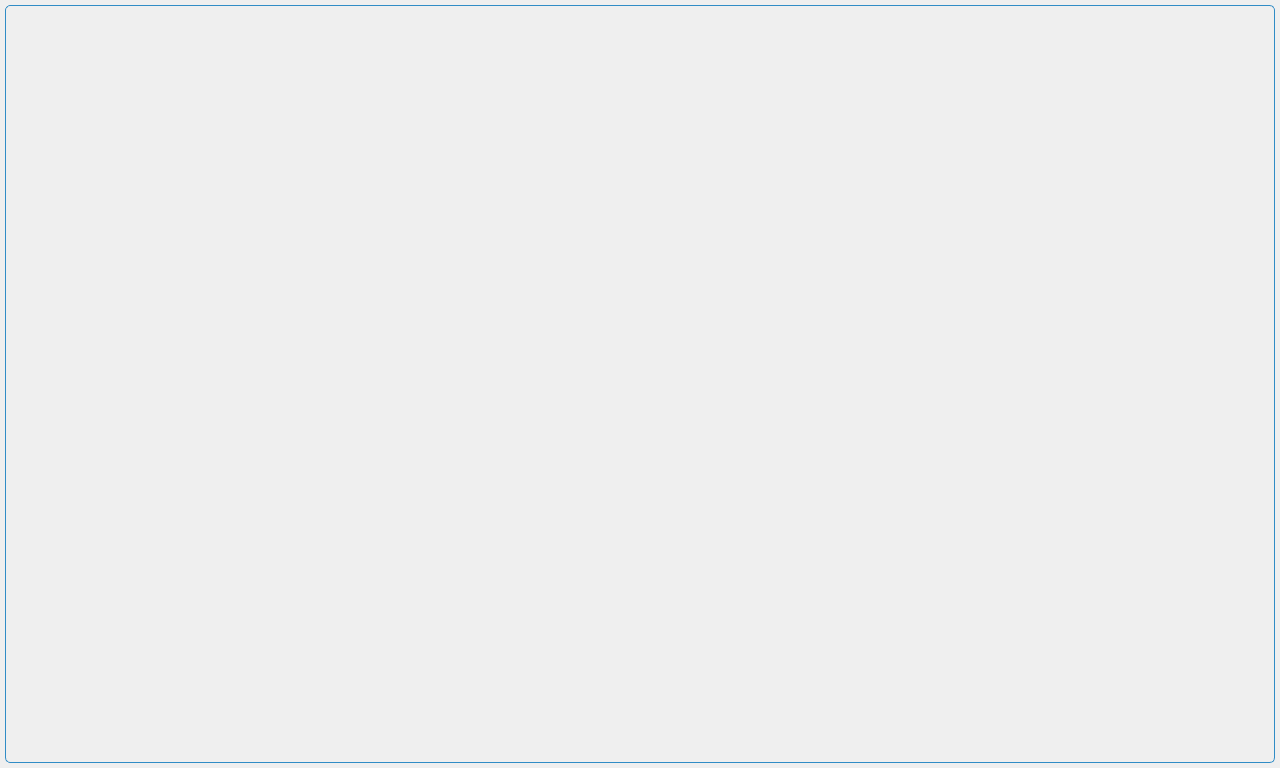
<?xml version="1.0" encoding="UTF-8"?>
<ui version="4.0">
 <class>FramelessWindow</class>
 <widget class="QWidget" name="FramelessWindow">
  <property name="windowModality">
   <enum>Qt::WindowModal</enum>
  </property>
  <property name="geometry">
   <rect>
    <x>0</x>
    <y>0</y>
    <width>1280</width>
    <height>768</height>
   </rect>
  </property>
  <property name="sizePolicy">
   <sizepolicy hsizetype="Preferred" vsizetype="Preferred">
    <horstretch>0</horstretch>
    <verstretch>0</verstretch>
   </sizepolicy>
  </property>
  <property name="minimumSize">
   <size>
    <width>1280</width>
    <height>700</height>
   </size>
  </property>
  <property name="maximumSize">
   <size>
    <width>16777215</width>
    <height>16777215</height>
   </size>
  </property>
  <property name="windowTitle">
   <string>Form</string>
  </property>
  <property name="windowIcon">
   <iconset resource="framelesswindow.qrc">
    <normaloff>:/frameless_images/logo.png</normaloff>:/frameless_images/logo.png</iconset>
  </property>
  <layout class="QVBoxLayout" name="verticalLayout_9">
   <property name="spacing">
    <number>6</number>
   </property>
   <property name="leftMargin">
    <number>5</number>
   </property>
   <property name="topMargin">
    <number>5</number>
   </property>
   <property name="rightMargin">
    <number>5</number>
   </property>
   <property name="bottomMargin">
    <number>5</number>
   </property>
   <item>
    <widget class="QWidget" name="Content_widget" native="true">
     <property name="styleSheet">
      <string notr="true">#Content_widget{
border:1px solid palette(highlight); 
border-radius:5px 5px 5px 5px; 
background-color:palette(Window);
}</string>
     </property>
     <layout class="QVBoxLayout" name="verticalLayout">
      <property name="spacing">
       <number>0</number>
      </property>
      <property name="leftMargin">
       <number>1</number>
      </property>
      <property name="topMargin">
       <number>1</number>
      </property>
      <property name="rightMargin">
       <number>1</number>
      </property>
      <property name="bottomMargin">
       <number>1</number>
      </property>
      <item>
       <widget class="QWidget" name="titlebarContent_widget" native="true">
        <property name="sizePolicy">
         <sizepolicy hsizetype="Preferred" vsizetype="Fixed">
          <horstretch>0</horstretch>
          <verstretch>0</verstretch>
         </sizepolicy>
        </property>
        <property name="minimumSize">
         <size>
          <width>1268</width>
          <height>70</height>
         </size>
        </property>
        <property name="maximumSize">
         <size>
          <width>16777215</width>
          <height>70</height>
         </size>
        </property>
        <layout class="QVBoxLayout" name="verticalLayout_4">
         <property name="spacing">
          <number>0</number>
         </property>
         <property name="leftMargin">
          <number>0</number>
         </property>
         <property name="topMargin">
          <number>0</number>
         </property>
         <property name="rightMargin">
          <number>0</number>
         </property>
         <property name="bottomMargin">
          <number>0</number>
         </property>
         <item>
          <layout class="QHBoxLayout" name="horizontalLayout">
           <property name="spacing">
            <number>0</number>
           </property>
          </layout>
         </item>
        </layout>
       </widget>
      </item>
      <item>
       <widget class="QWidget" name="windowContent_widget" native="true">
        <property name="sizePolicy">
         <sizepolicy hsizetype="Preferred" vsizetype="Expanding">
          <horstretch>0</horstretch>
          <verstretch>0</verstretch>
         </sizepolicy>
        </property>
        <property name="minimumSize">
         <size>
          <width>1268</width>
          <height>0</height>
         </size>
        </property>
        <layout class="QVBoxLayout" name="verticalLayout_3">
         <property name="spacing">
          <number>0</number>
         </property>
         <property name="leftMargin">
          <number>0</number>
         </property>
         <property name="topMargin">
          <number>0</number>
         </property>
         <property name="rightMargin">
          <number>0</number>
         </property>
         <property name="bottomMargin">
          <number>0</number>
         </property>
         <item>
          <layout class="QVBoxLayout" name="verticalLayout_2"/>
         </item>
        </layout>
       </widget>
      </item>
     </layout>
    </widget>
   </item>
  </layout>
 </widget>
 <resources>
  <include location="framelesswindow.qrc"/>
 </resources>
 <connections/>
</ui>
